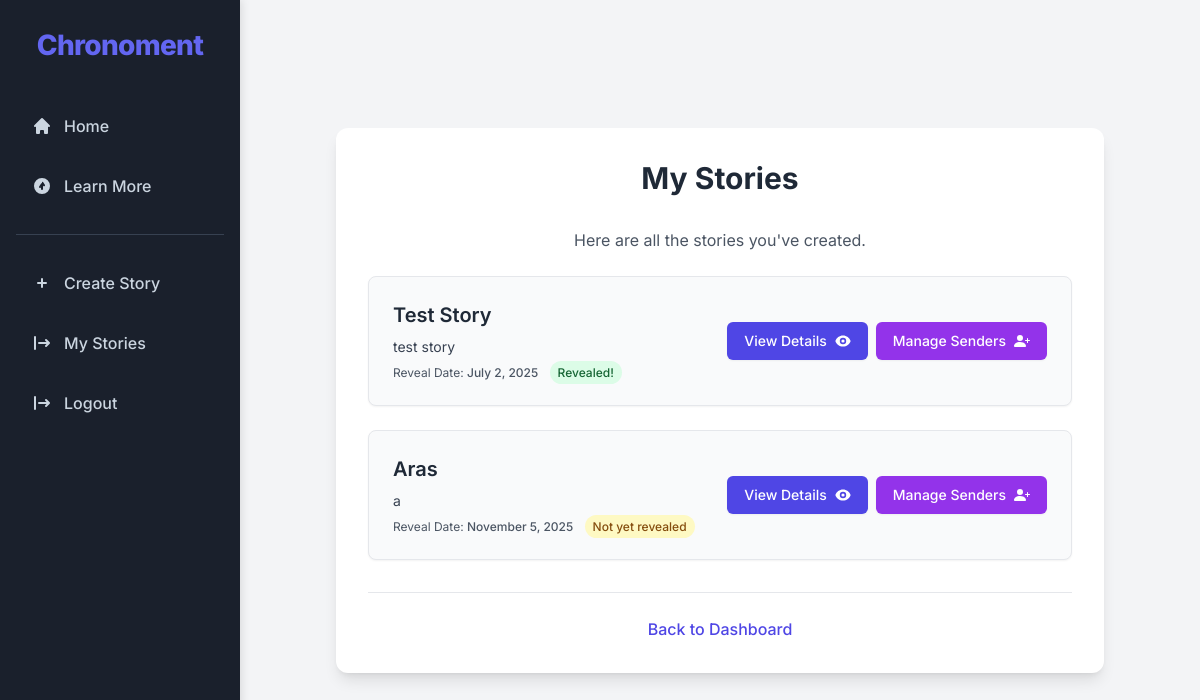
/my-stories/ (signed in), run on an earlier commit of the app's database.
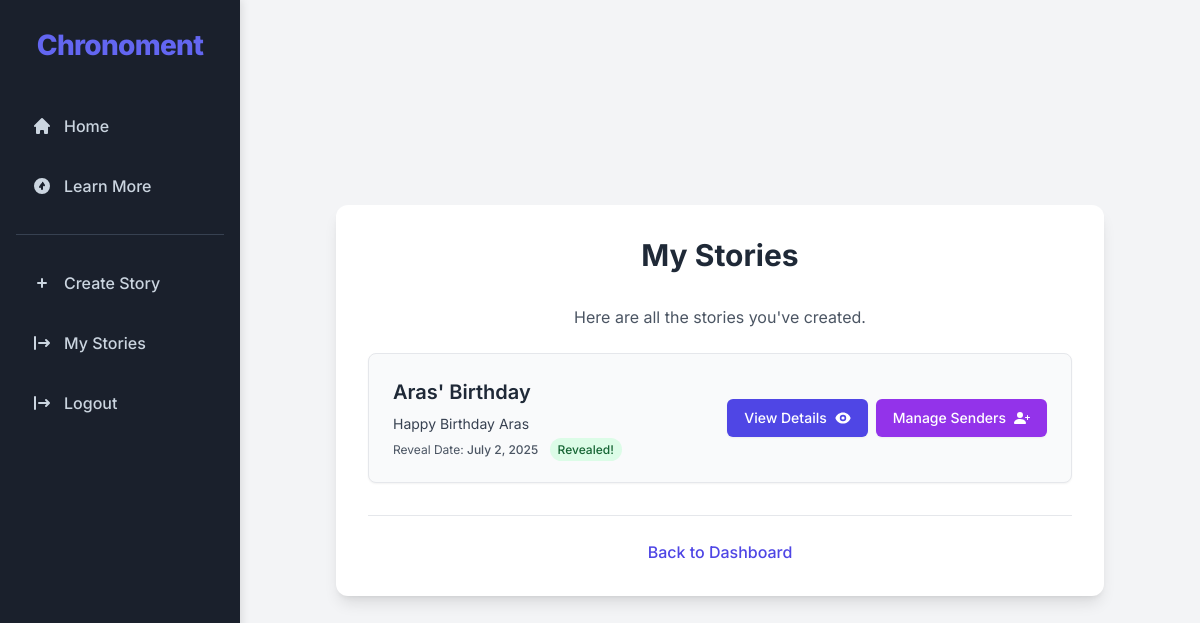
And on a later commit of the database.
### main/models.py (models this page shows, shortened)
class Stories(models.Model):
    organiser = models.ForeignKey(Organisers, on_delete=models.CASCADE, related_name='stories')
    title = models.CharField(max_length=255)
    main_message = models.TextField()
    reveal_date = models.DateField()
    qr_code_url = models.URLField(max_length=500, blank=True, null=True) # URL for the QR code
    topper_identifier = models.CharField(
        max_length=100,
        unique=True,
        blank=False,
        null=False,
        help_text="Unique code printed on the physical cake topper's QR code."
    )
    max_senders = models.PositiveIntegerField(
        default=6, # A reasonable default, adjust as needed
        help_text="Maximum number of senders allowed to contribute to this story."
    )
    created_at = models.DateTimeField(auto_now_add=True)
    updated_at = models.DateTimeField(auto_now=True)
    class Meta:
        verbose_name_plural = "Stories" # Correct pluralization for admin

### main/views.py (the view)
# urls.py: path('my-stories/', views.my_stories, name='my_stories'),
@login_required
def my_stories(request):
    organiser_stories = Stories.objects.filter(organiser=request.user).order_by('-created_at')
    context = {
        'stories': organiser_stories,
        'page_title': 'My Stories',
        'today': timezone.now().date(), # Pass today's date as a date object
    }
    return render(request, 'main/my_stories.html', context)

### main/templates/main/my_stories.html (shortened to what this page needs)
{% extends 'main/base.html' %}
{% load static %}
{% load tz %}
{% block content %}
<div class="container mx-auto px-4 py-8">
    <div class="bg-white p-8 rounded-xl shadow-lg w-full max-w-3xl mx-auto">
        <h2 class="text-3xl font-bold text-center text-gray-800 mb-8">My Stories</h2>
        <p class="text-center text-gray-600 mb-6">Here are all the stories you've created.</p>
        {% if stories %}
            <ul class="space-y-6">
                {% for story in stories %}
                    <li class="bg-gray-50 p-6 rounded-lg shadow-sm border border-gray-200 flex flex-col md:flex-row md:items-center justify-between space-y-4 md:space-y-0 md:space-x-4">
                        <div class="flex-grow">
                            <h3 class="text-xl font-semibold text-gray-800 mb-2">{{ story.title }}</h3>
                            <p class="text-gray-700 text-sm mb-2 line-clamp-2">{{ story.main_message }}</p>
                            <p class="text-gray-600 text-xs">
                                Reveal Date: <span class="font-medium">{{ story.reveal_date|date:"F j, Y" }}</span>
                                {% if story.reveal_date > today %}
                                    <span class="ml-2 px-2 py-1 bg-yellow-100 text-yellow-800 text-xs font-medium rounded-full">Not yet revealed</span>
                                {% else %}
                                    <span class="ml-2 px-2 py-1 bg-green-100 text-green-800 text-xs font-medium rounded-full">Revealed!</span>
                                {% endif %}
                            </p>
                        </div>
                        <div class="flex-shrink-0 flex flex-col sm:flex-row space-y-2 sm:space-y-0 sm:space-x-2">
                            <a href="{% url 'story_detail' story.id %}"
                               class="inline-flex items-center justify-center px-4 py-2 border border-transparent text-sm font-medium rounded-md shadow-sm text-white bg-indigo-600 hover:bg-indigo-700 focus:outline-none focus:ring-2 focus:ring-offset-2 focus:ring-indigo-500 transition duration-150 ease-in-out">
                                View Details
                            </a>
                            <a href="{% url 'manage_senders_for_story' story.id %}"
                               class="inline-flex items-center justify-center px-4 py-2 border border-transparent text-sm font-medium rounded-md shadow-sm text-white bg-purple-600 hover:bg-purple-700 focus:outline-none focus:ring-2 focus:ring-offset-2 focus:ring-purple-500 transition duration-150 ease-in-out">
                                Manage Senders
                                <svg class="w-4 h-4 ml-2" fill="currentColor" viewBox="0 0 16 16">
                                    <path d="M1 14s-1 0-1-1 1-4 6-4 6 3 6 4-1 1-1 1H1zm5-6a3 3 0 100-6 3 3 0 000 6z"/>
                                    <path fill-rule="evenodd" d="M13.5 5a.5.5 0 0 1 .5.5V7h1.5a.5.5 0 0 1 0 1H14v1.5a.5.5 0 0 1-1 0V8h-1.5a.5.5 0 0 1 0-1H13V5.5a.5.5 0 0 1 .5-.5z"/>
                                </svg>
                            </a>
                        </div>
                    </li>
                {% endfor %}
            </ul>
        {% endif %}
        <div class="text-center mt-8 pt-6 border-t border-gray-200">
            <a href="{% url 'home' %}" class="font-medium text-indigo-600 hover:text-indigo-500">Back to Dashboard</a>
        </div>
    </div>
</div>
{% endblock %}

What changed in the data, as far as the page shows it:
removed Stories: title "Test Story", main_message "test story", reveal_date "July 2, 2025", shows "Revealed!"
removed Stories: title "Aras", main_message "a", reveal_date "November 5, 2025", shows "Not yet revealed"
added Stories: title "Aras' Birthday", main_message "Happy Birthday Aras", reveal_date "July 2, 2025", shows "Revealed!"
